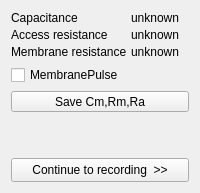
       <widget class="QWidget" name="tabMembrane">
        <attribute name="title">
         <string>Membrane</string>
        </attribute>
        <layout class="QVBoxLayout" name="verticalLayout_13">
         <item>
          <layout class="QGridLayout" name="gridLayout_2">
           <property name="horizontalSpacing">
            <number>4</number>
           </property>
           <property name="verticalSpacing">
            <number>3</number>
           </property>
           <item row="2" column="2">
            <widget class="QLabel" name="lblRm_value">
             <property name="text">
              <string>unknown</string>
             </property>
            </widget>
           </item>
           <item row="0" column="0">
            <widget class="QLabel" name="label">
             <property name="text">
              <string>Capacitance </string>
             </property>
            </widget>
           </item>
           <item row="0" column="2">
            <widget class="QLabel" name="lblCm_value">
             <property name="text">
              <string>unknown</string>
             </property>
            </widget>
           </item>
           <item row="1" column="0">
            <widget class="QLabel" name="label_3">
             <property name="text">
              <string>Access resistance</string>
             </property>
            </widget>
           </item>
           <item row="1" column="2">
            <widget class="QLabel" name="lblRa_value">
             <property name="text">
              <string>unknown</string>
             </property>
            </widget>
           </item>
           <item row="2" column="0">
            <widget class="QLabel" name="label_5">
             <property name="text">
              <string>Membrane resistance</string>
             </property>
            </widget>
           </item>
          </layout>
         </item>
         <item>
          <widget class="QCheckBox" name="bxMembranePulse">
           <property name="text">
            <string>MembranePulse</string>
           </property>
          </widget>
         </item>
         <item>
          <widget class="QToolButton" name="tbSaveCellData">
           <property name="sizePolicy">
            <sizepolicy hsizetype="MinimumExpanding" vsizetype="Fixed">
             <horstretch>0</horstretch>
             <verstretch>0</verstretch>
            </sizepolicy>
           </property>
           <property name="text">
            <string>Save Cm,Rm,Ra</string>
           </property>
          </widget>
         </item>
         <item>
          <spacer name="verticalSpacer_2">
           <property name="orientation">
            <enum>Qt::Vertical</enum>
           </property>
           <property name="sizeHint" stdset="0">
            <size>
             <width>20</width>
             <height>40</height>
            </size>
           </property>
          </spacer>
         </item>
         <item>
          <widget class="QToolButton" name="tbStartRecording2">
           <property name="sizePolicy">
            <sizepolicy hsizetype="MinimumExpanding" vsizetype="Minimum">
             <horstretch>0</horstretch>
             <verstretch>0</verstretch>
            </sizepolicy>
           </property>
           <property name="minimumSize">
            <size>
             <width>64</width>
             <height>24</height>
            </size>
           </property>
           <property name="text">
            <string>Continue to recording  &gt;&gt;</string>
           </property>
           <property name="checkable">
            <bool>false</bool>
           </property>
           <property name="autoExclusive">
            <bool>false</bool>
           </property>
           <property name="toolButtonStyle">
            <enum>Qt::ToolButtonTextOnly</enum>
           </property>
           <property name="autoRaise">
            <bool>false</bool>
           </property>
          </widget>
         </item>
        </layout>
       </widget>
